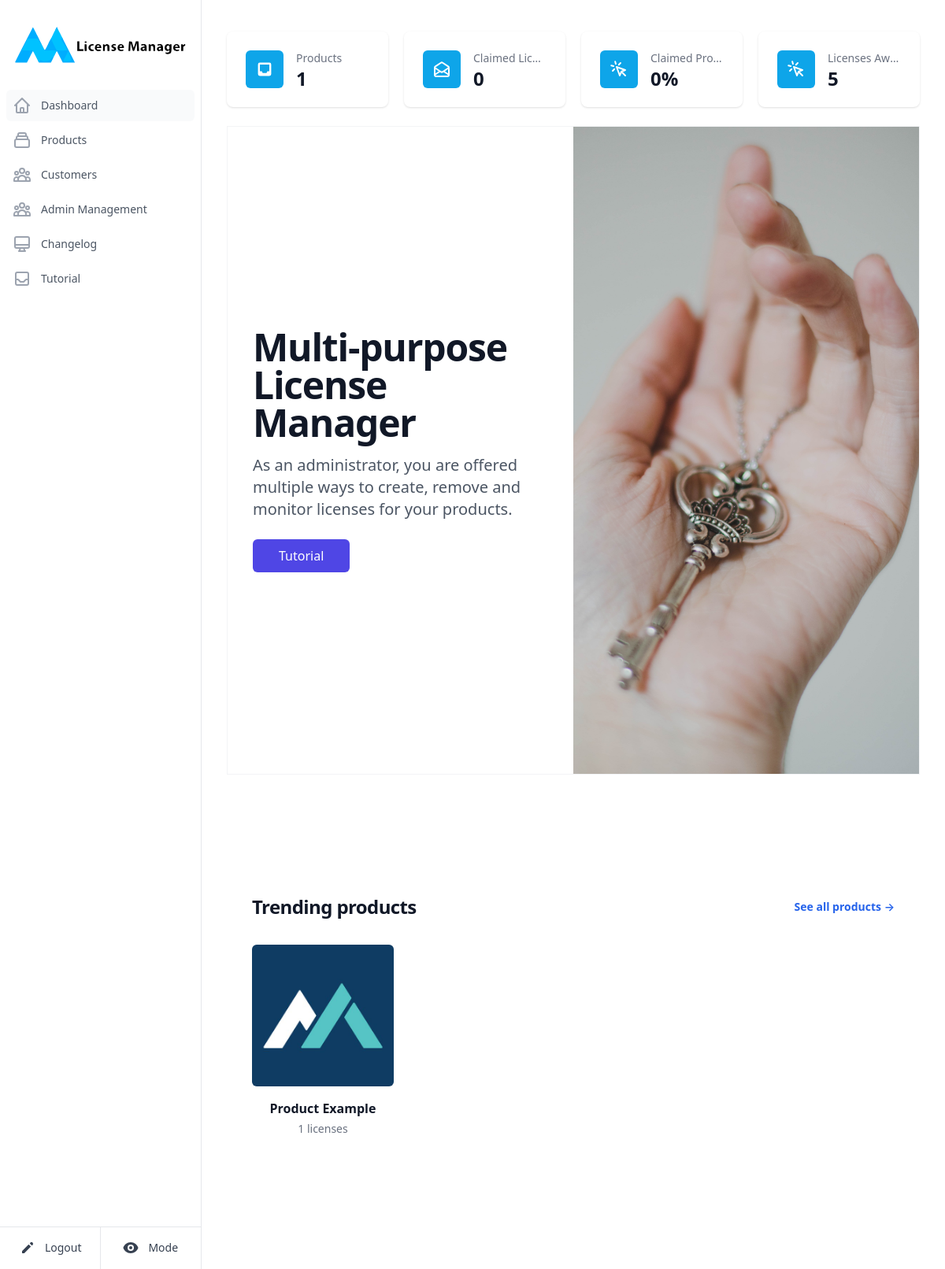
The page /dashboard (signed in) on the database its author committed.
### bin/models.py (models this page shows)
class Product(db.Model):
    __tablename__ = "product"
    id = db.Column( db.Integer, primary_key=True )
    name = db.Column( db.String(100), unique=True )
    category = db.Column( db.String(100) )
    image = db.Column( db.String(150) , nullable=False )
    details = db.Column( db.String(1000) )
    privateK = db.Column(db.String(1100), unique=True)
    publicK = db.Column(db.String(1100), unique=True)
    apiK = db.Column( db.String(100), unique=True )
    keys = db.relationship('Key', cascade='all,delete', backref='product')

### bin/main.py (the view)
@main.route('/dashboard')
@login_required
def cpanel():
    productList = DBAPI.getProductsByPopularity()
    activated, awaitingApproval = DBAPI.getKeyStatistics()
    if( activated == 0 and awaitingApproval == 0 ):
        ratio = 100
    else:
        ratio = ( activated / (activated + awaitingApproval) ) * 100
    return render_template('cpanel.html', productList = productList, activated = activated, awaitingApproval = awaitingApproval, ratio = round(ratio), mode = request.cookies.get('mode'))

### bin/databaseAPI.py (called while the page is built)
def getProductsByPopularity():
    return db.engine.execute("""SELECT * FROM product LEFT JOIN (SELECT productid as licenses FROM Key) on licenses = product.id GROUP BY licenses ORDER BY licenses DESC""").fetchall()

def getKeyStatistics():
    activated = Key.query.filter_by(status=1).count()
    awaitingApproval = Key.query.filter_by(status=0).count()
    return activated, awaitingApproval

### bin/templates/cpanel.html (shortened to what this page needs)
{% extends "base.html" %}
{% block first %}text-gray-600 bg-gray-50 dark:bg-gray-700{% endblock %}
{% block content %}
<dl class="grid grid-cols-4 gap-5">
	<div class="relative dark:bg-slate-800 pt-5 px-4 pb-12 sm:pt-6 sm:px-6 shadow rounded-lg overflow-hidden max-h-24">
		<dt>
			<div class="absolute bg-sky-500 dark:bg-sky-600 rounded-md p-3">
				<svg xmlns="http://www.w3.org/2000/svg" class="h-6 w-6 text-white" viewBox="0 0 20 20" fill="currentColor">
					<path fill-rule="evenodd" d="M5 3a2 2 0 00-2 2v10a2 2 0 002 2h10a2 2 0 002-2V5a2 2 0 00-2-2H5zm0 2h10v7h-2l-1 2H8l-1-2H5V5z" clip-rule="evenodd" />
				</svg>
			</div>
			<p class="ml-16 text-sm font-medium text-gray-500 truncate dark:text-gray-300">Products</p>
		</dt>
		<dd class="ml-16 pb-6 flex items-baseline sm:pb-7">
			<p class="text-2xl font-semibold text-gray-900 dark:text-gray-100">{{productList|length}}</p>
		</dd>
	</div>
	<div class="relative dark:bg-slate-800 pt-5 px-4 pb-12 sm:pt-6 sm:px-6 shadow rounded-lg overflow-hidden max-h-24">
		<dt>
			<div class="absolute bg-sky-500 dark:bg-sky-600 rounded-md p-3">
			</div>
			<p class="ml-16 text-sm font-medium text-gray-500 truncate dark:text-gray-300">Claimed Licenses</p>
		</dt>
		<dd class="ml-16 pb-6 flex items-baseline sm:pb-7">
			<p class="text-2xl font-semibold text-gray-900 dark:text-gray-100">{{activated}}</p>
		</dd>
	</div>
	<div class="relative dark:bg-slate-800 pt-5 px-4 pb-12 sm:pt-6 sm:px-6 shadow rounded-lg overflow-hidden max-h-24">
		<dt>
			<div class="absolute bg-sky-500 dark:bg-sky-600 rounded-md p-3">
			</div>
			<p class="ml-16 text-sm font-medium text-gray-500 truncate dark:text-gray-300">Claimed Proportion</p>
		</dt>
		<dd class="ml-16 pb-6 flex items-baseline sm:pb-7">
			<p class="text-2xl font-semibold text-gray-900 dark:text-gray-100">{{ratio}}%</p>
		</dd>
	</div>
	<div class="relative dark:bg-slate-800 pt-5 px-4 pb-12 sm:pt-6 sm:px-6 shadow rounded-lg overflow-hidden max-h-24">
		<dt>
			<div class="absolute bg-sky-500 dark:bg-sky-600 rounded-md p-3">
			</div>
			<p class="ml-16 text-sm font-medium text-gray-500 truncate dark:text-gray-300">Licenses Awaiting Activation</p>
		</dt>
		<dd class="ml-16 pb-6 flex items-baseline sm:pb-7">
			<p class="text-2xl font-semibold text-gray-900 dark:text-gray-100">{{awaitingApproval}}</p>
		</dd>
	</div>
</dl>
<div class="relative mt-6 mb-6 border border-gray-100 dark:border-slate-900">
	<div aria-hidden="true" class="hidden absolute w-1/2 h-full lg:block"></div>
	<div class="relative bg-transparent dark:bg-slate-900">
	  <div class="max-w-7xl mx-auto px-4 sm:px-6 lg:px-8 lg:grid lg:grid-cols-2">
		<div class="max-w-2xl mx-auto py-24 lg:py-64 lg:max-w-none">
		  <div class="lg:pr-16">
			<h1 class="text-4xl font-extrabold tracking-tight text-gray-900 sm:text-5xl xl:text-6xl dark:text-gray-200">Multi-purpose License Manager</h1>
			<p class="mt-4 text-xl text-gray-600 dark:text-gray-500">As an administrator, you are offered multiple ways to create, remove and monitor licenses for your products. </p>
			<div class="mt-6">
			  <a href="{{ url_for('main.tutorial') }}" class="inline-block bg-indigo-600 border border-transparent py-2 px-8 rounded-md font-medium text-white hover:bg-indigo-700">Tutorial</a>
			</div>
		  </div>
		</div>
	  </div>
	</div>
	<div class="w-full h-48 sm:h-64 lg:absolute lg:top-0 lg:right-0 lg:w-1/2 lg:h-full">
	  	<img src="{{ url_for('static', filename='dashboardImage.jpg') }}" alt="" class="w-full h-full object-center object-cover">
	</div>
</div>
<section aria-labelledby="trending-heading" class="bg-white dark:bg-slate-900">
	<div class="py-16 sm:py-24 lg:max-w-7xl lg:mx-auto lg:py-32 lg:px-8">
	  <div class="px-4 flex items-center justify-between sm:px-6 lg:px-0">
		<h2 id="trending-heading" class="text-2xl font-extrabold tracking-tight text-gray-900 dark:text-gray-300">Trending products</h2>
		<a href="#" class="hidden sm:block text-sm font-semibold text-blue-600 hover:text-blue-500">See all products<span aria-hidden="true"> &rarr;</span></a>
	  </div>
	  <div class="mt-8 relative">
		<div class="relative w-full overflow-x-auto">
		  <ul role="list" class="mx-4 inline-flex space-x-8 sm:mx-6 lg:mx-0 lg:space-x-0 lg:grid lg:grid-cols-4 lg:gap-x-8">
			{% for product in productList %}
				{% if product.licenses != None %}
					<li class="w-64 inline-flex flex-col text-center lg:w-auto">
						<div class="group relative">
							<div class="w-full bg-gray-200 rounded-md overflow-hidden aspect-w-1 aspect-h-1">
								<img src="{{product.image}}" class="w-full h-full object-center object-cover group-hover:opacity-75">
							</div>
							<div class="mt-4">
								<h3 class="mb-1 font-semibold text-gray-900 dark:text-slate-200">
									<a href="#">
										<span class="absolute inset-0"></span>
										{{product.name}}
									</a>
								</h3>
								<p class="text-sm text-gray-500">{{product.licenses}} licenses</p>
							</div>
						</div>
					</li>
				{% endif %}
			{% endfor %}
		  </ul>
		</div>
	  </div>
	</div>
</section>
{% endblock %}

### rows shown on the page
Product: image (placeholder picture), name "Product Example", licenses "1"

### other values the page prints
{{ productList|length }} "1"
{{ activated }} "0"
{{ ratio }} "0"
{{ awaitingApproval }} "5"
